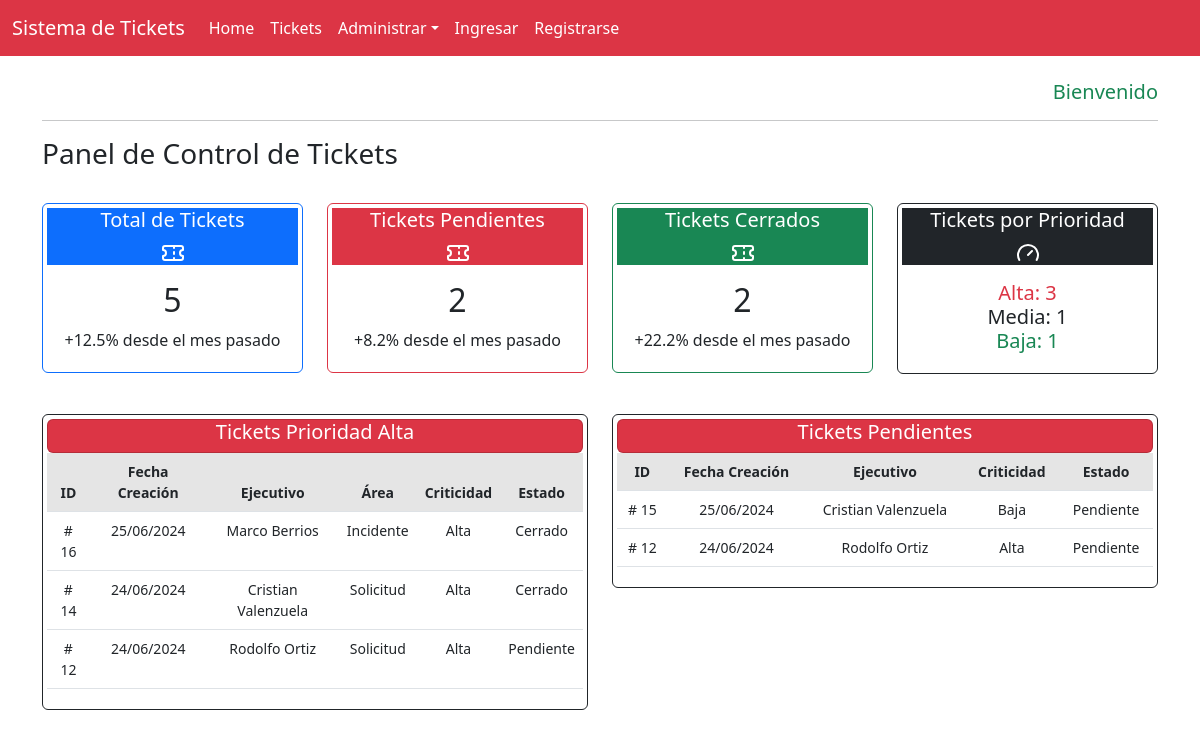
/home/, run on the app's committed database.
### core/models.py (models this page shows, shortened)
class Ticket(models.Model):
    fecha_creacion = models.DateTimeField(auto_now_add=True)
    cliente = models.ForeignKey("Profile", on_delete=models.CASCADE, related_name='tickets_creados')
    ejecutivo = models.ForeignKey("Profile", on_delete=models.CASCADE, related_name='tickets_asignados')
    area = models.ForeignKey("Area", on_delete=models.CASCADE, verbose_name="Area", default = 'Ejecutivo Telefonico')
    tipo = models.ForeignKey("Tipo", on_delete=models.CASCADE, verbose_name="Tipo",default='Solicitud')
    criticidad = models.ForeignKey("Criticidad", on_delete=models.CASCADE, verbose_name="Criticidad",default='Media')
    estado = models.ForeignKey("Estado", on_delete=models.CASCADE, verbose_name="Estado", default=1)
    descripcion = models.TextField()
    observaciones = models.TextField(blank=True)
    user = models.ForeignKey(User,on_delete=models.CASCADE, verbose_name='Usuario', null=True)

class Profile(models.Model):
    user = models.OneToOneField(User, on_delete=models.CASCADE)
    nombre = models.CharField(max_length=255, blank=True, null=True)
    apellido = models.CharField(max_length=255, null=True, blank=True)
    email = models.EmailField(unique=True, blank=True)
    group = models.ForeignKey(Group, on_delete=models.CASCADE, verbose_name='Rol', default=2, null=True)
    is_active = models.BooleanField(default=True, null=True)
    location = models.CharField(max_length=30, blank=True, null=True)

class Tipo(models.Model):
    tipo_ticket = models.CharField(max_length=50, blank=False)
    def __str__(self):
        return self.tipo_ticket

class Criticidad(models.Model):
    nombre_criticidad = models.CharField(max_length=255, blank=False)
    def __str__(self):
        return self.nombre_criticidad

class Estado(models.Model):
    estado_ticket = models.CharField(max_length=55, blank=False)
    def __str__(self):
        return self.estado_ticket

### core/views.py (the view)
# urls.py: path('', home, name = 'home'),
def home(request):
    context_a = ticket_contar(request)
    context_b = ticket_contar_prioridad(request)
    context_c = ticket_prioridad(request)
    context_d = ticket_pendiente(request)
    context = {**context_a, **context_b,**context_c, **context_d}
    return render(request, 'core/home.html', context)

### core/views.py (called while the page is built)
def ticket_contar(request):
    contar_todos = Ticket.objects.all().count()
    contar_pendiente = Ticket.objects.filter(estado=1).count()
    contar_cerrados = Ticket.objects.filter(estado=4).count()
    context_contar = {
        'contar_todos':contar_todos,
        'contar_pendiente': contar_pendiente,
        'contar_cerrados': contar_cerrados,
    }
    return {'ticket_contar': context_contar}

def ticket_contar_prioridad(request):
    prioridad_alta = Ticket.objects.filter(criticidad = 1).count()
    prioridad_media = Ticket.objects.filter(criticidad = 2).count()
    prioridad_baja = Ticket.objects.filter(criticidad = 3).count()
    contar_prioridad= {
        'prioridad_alta': prioridad_alta,
        'prioridad_media': prioridad_media,
        'prioridad_baja': prioridad_baja,
    }
    return {'ticket_contar_prioridad': contar_prioridad}

def ticket_prioridad(request):
    ticket_prioridad = Ticket.objects.filter(criticidad = 1).order_by('-fecha_creacion')[:5]
    return {'ticket_prioridad': ticket_prioridad}

def ticket_pendiente(request):
    ticket_pendiente = Ticket.objects.filter(estado = 1).order_by('-fecha_creacion')[:5]
    return {'ticket_pendiente': ticket_pendiente}

### core/templates/core/home.html (shortened to what this page needs)
{% extends 'core/base.html' %}
{% block content %}
<h5 class="text-end text-success">
    Bienvenido {{ user.username | upper }}
</h5>
<hr>
<h3> Panel de Control de Tickets </h3>
<br>
<div class="row row-cols-1 row-cols-md-4 g-6">
    <div class="col">
        <div class="card border-primary mb-3 text-center p-1" style="max-width: auto;">
            <div class="card-body p-0">
                <div class="card-text text-bg-primary">
                    <h5 class="card-text text-white">Total de Tickets</h5>
                </div>
                <div class="card-body">
                    <h2 class="card-title">{{ ticket_contar.contar_todos }}</h2>
                    <p class="card-text">+12.5% desde el mes pasado</p>
                </div>
            </div>
        </div>
    </div>
    <div class="col">
        <div class="card border-danger mb-3 text-center p-1" style="max-width: auto;">
            <div class="card-body p-0">
                <div class="card-text text-bg-danger">
                    <h5 class="card-text text-white">Tickets Pendientes</h5>
                </div>
                <div class="card-body">
                    <h2 class="card-title">{{ ticket_contar.contar_pendiente }}</h2>
                    <p class="card-text">+8.2% desde el mes pasado</p>
                </div>
            </div>
        </div>
    </div>
    <div class="col">
        <div class="card border-success mb-3 text-center p-1" style="max-width: auto;">
            <div class="card-body p-0">
                <div class="card-text text-bg-success">
                    <h5 class="card-text text-white">Tickets Cerrados</h5>
                </div>
                <div class="card-body">
                    <h2 class="card-title">{{ ticket_contar.contar_cerrados }}</h2>
                    <p class="card-text">+22.2% desde el mes pasado</p>
                </div>
            </div>
        </div>
    </div>
    <div class="col">
        <div class="card border-dark mb-3 text-center p-1" style="max-width: auto;">
            <div class="card-body p-0">
                <div class="card-text text-bg-dark">
                    <h5 class="card-text text-white">Tickets por Prioridad</h5>
                    <svg
                    xmlns="http://www.w3.org/2000/svg"
                    width="24"
                    height="24"
                    viewBox="0 0 24 24"
                    fill="none"
                    stroke="currentColor"
                    stroke-width="2"
                    stroke-linecap="round"
                    stroke-linejoin="round"
                    class="w-4 h-4 text-gray-500 dark:text-gray-400"
                >
                    <path d="m12 14 4-4"></path>
                    <path d="M3.34 19a10 10 0 1 1 17.32 0"></path>
                </svg>
                </div>
                <div class="card-body">
                    <div class="bg-red-500 text-danger">
                        <h5 class="card-text">Alta: {{ ticket_contar_prioridad.prioridad_alta }}</h5>
                    </div>
                    <div class="bg-red-500 text-active">
                        <h5 class="card-text">Media: {{ ticket_contar_prioridad.prioridad_media }}</h5>
                    </div>
                    <div class="bg-green-500 text-success">
                        <h5 class="card-text">Baja: {{ ticket_contar_prioridad.prioridad_baja }}</h5>
                    </div>
                </div>
            </div>
        </div>
    </div>
</div>
<br>
<div class="row row-cols-1 row-cols-md-2 g-4">
    <div class="col">
        <div class="card border-dark mb-3 text-center p-1" style="max-width: auto;">
            <div class="card bg-danger">
                <h5 class="text-white text-center">Tickets Prioridad Alta</h5>
            </div>
            <div class="table-responsive small">
                <table class="table table-centered table-nowrap table-hover">
                    <thead class="thead-light table-active">
                        <tr>
                            <th>ID</th>
                            <th>Fecha Creación</th>
                            <th>Ejecutivo</th>
                            <th>Área</th>
                            <th>Criticidad</th>
                            <th>Estado</th>
                        </tr>
                    </thead>
                    <tbody>
                        {% for ticket in ticket_prioridad %}
                        <tr>
                            <td># {{ ticket.id }}</td>
                            <td>{{ ticket.fecha_creacion | date:"SHORT_DATE_FORMAT" }}</td>
                            <td>{{ ticket.ejecutivo.nombre }} {{ ticket.ejecutivo.apellido }}</td>
                            <td>{{ ticket.tipo }}</td>
                            <td>{{ ticket.criticidad }}</td>
                            <td>{{ ticket.estado }}</td>
                        </tr>
                        {% endfor %}
                    </tbody>
                </table>
            </div>
        </div>
    </div>
    <div class="col">
        <div class="card border-dark mb-3 text-center p-1" style="max-width: auto;">
            <div class="card bg-danger">
                <h5 class="text-white text-center">Tickets Pendientes</h5>
            </div>
            <div class="table-responsive small">
                <table class="table table-centered table-nowrap table-hover">
                    <thead class="thead-light table-active">
                        <tr>
                            <th>ID</th>
                            <th>Fecha Creación</th>
                            <th>Ejecutivo</th>
                            <th>Criticidad</th>
                            <th>Estado</th>
                        </tr>
                    </thead>
                    <tbody>
                        {% for ticket in ticket_pendiente %}
                        <tr>
                            <td># {{ ticket.id }}</td>
                            <td>{{ ticket.fecha_creacion | date:"SHORT_DATE_FORMAT" }}</td>
                            <td>{{ ticket.ejecutivo.nombre }} {{ ticket.ejecutivo.apellido }}</td>
                            <td>{{ ticket.criticidad }}</td>
                            <td>{{ ticket.estado }}</td>
                        </tr>
                        {% endfor %}
                    </tbody>
                </table>
            </div>
        </div>
    </div>
</div>
{% endblock %}

### data on the page
Ticket: id "16", fecha_creacion "25/06/2024", ejecutivo.nombre "Marco", ejecutivo.apellido "Berrios", tipo "Incidente", criticidad "Alta", estado "Cerrado"
Ticket: id "14", fecha_creacion "24/06/2024", ejecutivo.nombre "Cristian", ejecutivo.apellido "Valenzuela", tipo "Solicitud", criticidad "Alta", estado "Cerrado"
Ticket: id "12", fecha_creacion "24/06/2024", ejecutivo.nombre "Rodolfo", ejecutivo.apellido "Ortiz", tipo "Solicitud", criticidad "Alta", estado "Pendiente"
Ticket: id "15", fecha_creacion "25/06/2024", ejecutivo.nombre "Cristian", ejecutivo.apellido "Valenzuela", criticidad "Baja", estado "Pendiente"

### other printed values
{{ ticket_contar.contar_todos }} "5"
{{ ticket_contar.contar_pendiente }} "2"
{{ ticket_contar.contar_cerrados }} "2"
{{ ticket_contar_prioridad.prioridad_alta }} "3"
{{ ticket_contar_prioridad.prioridad_media }} "1"
{{ ticket_contar_prioridad.prioridad_baja }} "1"
